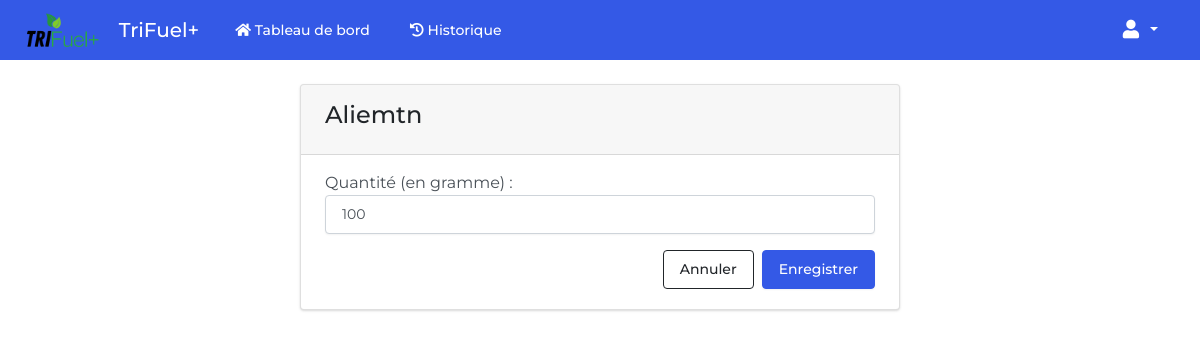
Before: /add-daily-food/BREAKFAST/6/ (signed in) with the older database file.
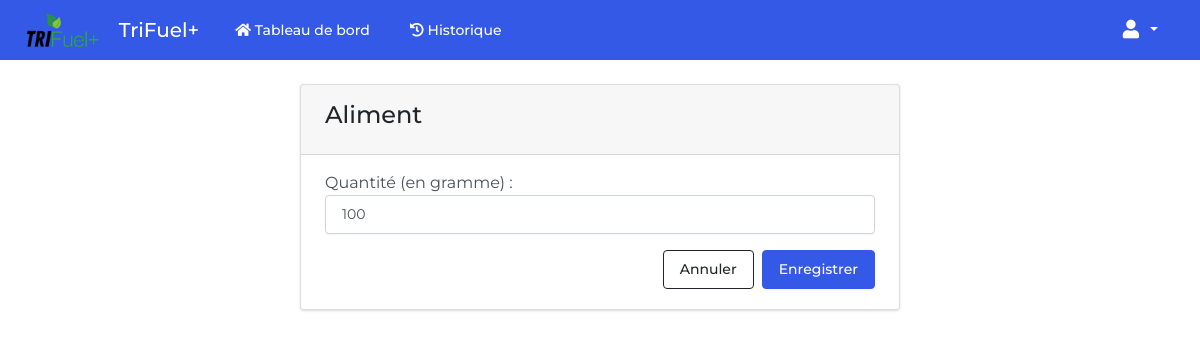
After: the same page with the newer database file.
### foodtracker/models.py (models this page shows, shortened)
class Aliment(models.Model):
    image = models.ImageField(upload_to='images/')
    name = models.CharField(max_length=255)
    category = models.ForeignKey(AlimentCategory, null=True, on_delete=models.SET_NULL, related_name='aliments')
    weight_g = models.DecimalField(max_digits=8, decimal_places=2)
    energy_value = models.DecimalField(max_digits=8, decimal_places=2)
    total_energy_value = models.DecimalField(max_digits=8, decimal_places=2, null=True)
    protein =  models.DecimalField(max_digits=7, decimal_places=2)
    carboheidrates = models.DecimalField(max_digits=7, decimal_places=2)
    fat = models.DecimalField(max_digits=7, decimal_places=2)
    class Meta:
        db_table = 'aliments'

### foodtracker/views.py (the view, shortened to what this page needs)
# urls.py: path('add-daily-food/<str:section>/<int:aliment_id>/', views.add_daily_food_config, name='add_daily_food_config'),
@login_required
def add_daily_food_config(request, section, aliment_id):
    aliment = Aliment.objects.get(pk=aliment_id)
    return render(request, 'add_daily_food_config.html', {
        'aliment': aliment,
        'day_section': section,
    })

### templates/add_daily_food_config.html (shortened to what this page needs)
{% extends 'base.html' %}
{% load static %}
{% block body %}
<div class='py-4 mt-auto'>
  <div class='container-fluid px-4'>
    <div>
      <div class='card bg-secondary mb-3' style="max-width: 600px; margin: 0 auto;">
        <div class='card-header d-flex justify-content-between align-items-center'>
          <h4>{{ aliment.name }}</h4>
        </div>
        <div class='card-body'>
          <form action="{% url 'add_daily_food_config' section=day_section aliment_id=aliment.id %}" method="post">
            <div class='d-flex flex-column w-100 justify-content-between mb-3'>
              <label for="quantity">Quantité (en gramme) :</label>
              <input type="number" name="quantity" id="quantity" class="form-control"
                value="{{ aliment.weight_g|floatformat:" 0" }}" required>
            </div>
            <div class='d-flex flex-row-reverse mb-1'>
              <button type='submit' class='btn btn-primary'>Enregistrer</button>
              <a href="{% url 'dashboard' %}" class="btn btn-outline-dark me-2">Annuler</a>
            </div>
          </form>
        </div>
      </div>
    </div>
  </div>
</div>
{% endblock %}

Changed rows visible on the page:
changed Aliment: name "Aliemtn" → "Aliment"
